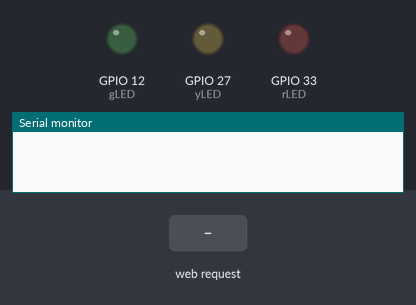
The sketch below on a simulated ESP32. Shown: output pins drawn as LEDs (lit = HIGH), the last lines printed to the serial monitor. Dashed ring = blinking. Inputs (shaded band) come from the test bench. WiFi joins after 1.5 s; servers stay silent unless stated; the local clock reads 2024-03-15 10:24:30 at power-on unless the sketch sets it; storage starts empty.

Above: at 0.0 s.
At 3.31 s:
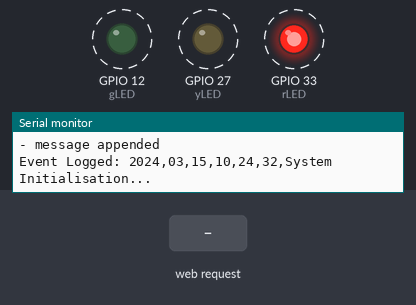
3.9 s: HTTP request GET / received
6.9 s: HTTP request GET /dashboard received
9.9 s: HTTP request GET /logOutput received
Timing chart, 0 to 18.9 s (numbered marks = the images above; inputs shaded):
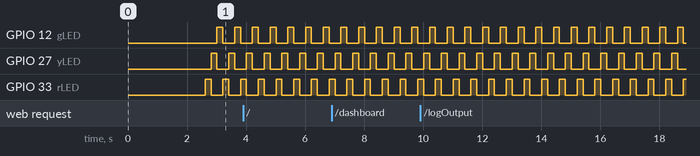

The sketch:

Traffic_Lights.ino
```cpp
#define FORMAT_SPIFFS_IF_FAILED true

// Wifi
#include <WiFi.h>
#include <WiFiClient.h>
#include <WebServer.h>
#include <ESPmDNS.h>
#include "SPIFFS.h"
#include <ESPAsyncWebServer.h>
#include "wifiConfig.h"
AsyncWebServer server(80);

// RTC
#include "RTClib.h"

RTC_PCF8523 rtc;

int rLED = 33;
int yLED = 27;
int gLED = 12;

void setup() {
  Serial.begin(9600);
  while (!Serial) {
    delay(10);
  }
  delay(1000);

  // Webserver

  // Connect to WiFi network
  WiFi.begin(ssid, password);
  Serial.println("");

  // Wait for connection
  while (WiFi.status() != WL_CONNECTED) {
    delay(500);
    Serial.print(".");
  }
  Serial.println();
  Serial.print("Connected to ");
  Serial.println(ssid);
  Serial.print("IP address: ");
  Serial.println(WiFi.localIP());

  /*return index page which is stored in serverIndex */

  if (!SPIFFS.begin(FORMAT_SPIFFS_IF_FAILED)) {
    // Follow instructions in README and install
    // https://github.com/me-no-dev/arduino-esp32fs-plugin
    Serial.println("SPIFFS Mount Failed");
    return;
  }

  server.on("/", HTTP_GET, [](AsyncWebServerRequest * request) {
    Serial.println("index");
    request->send(SPIFFS, "/index.html", "text/html");
  });
  server.on("/dashboard", HTTP_GET, [](AsyncWebServerRequest * request) {
    Serial.println("dashboard");
    request->send(SPIFFS, "/dashboard.html", "text/html");
  });
  server.on("/logOutput", HTTP_GET, [](AsyncWebServerRequest * request) {
    Serial.println("output");
    request->send(SPIFFS, "/logEvents.csv", "text/html", true);
  });
  server.begin();

  // RTC
  if (! rtc.begin()) {
    Serial.println("Couldn't find RTC");
    Serial.flush();
    abort();
  }

  // The following line can be uncommented if the time needs to be reset.
  //  rtc.adjust(DateTime(F(__DATE__), F(__TIME__)));

  rtc.start();
  logEvent("System Initialisation...");

  // Traffic light LEDs
  pinMode(rLED, OUTPUT);
  pinMode(yLED, OUTPUT);
  pinMode(gLED, OUTPUT);
}


void loop() {
  trafficLights();
}


void logEvent(String dataToLog) {
  /*
     Log entries to a file stored in SPIFFS partition on the ESP32.
  */
  // Get the updated/current time
  DateTime rightNow = rtc.now();
  char csvReadableDate[25];
  sprintf(csvReadableDate, "%02d,%02d,%02d,%02d,%02d,%02d,",  rightNow.year(), rightNow.month(), rightNow.day(), rightNow.hour(), rightNow.minute(), rightNow.second());

  String logTemp = csvReadableDate + dataToLog + "\n"; // Add the data to log onto the end of the date/time

  const char * logEntry = logTemp.c_str(); //convert the logtemp to a char * variable

  //Add the log entry to the end of logevents.csv
  appendFile(SPIFFS, "/logEvents.csv", logEntry);

  // Output the logEvents - FOR DEBUG ONLY. Comment out to avoid spamming the serial monitor.
  //  readFile(SPIFFS, "/logEvents.csv");

  Serial.print("\nEvent Logged: ");
  Serial.println(logEntry);
}


// SPIFFS file functions
void readFile(fs::FS &fs, const char * path) {
  Serial.printf("Reading file: %s\r\n", path);

  File file = fs.open(path);
  if (!file || file.isDirectory()) {
    Serial.println("- failed to open file for reading");
    return;
  }

  Serial.println("- read from file:");
  while (file.available()) {
    Serial.write(file.read());
  }
  file.close();
}

void writeFile(fs::FS &fs, const char * path, const char * message) {
  Serial.printf("Writing file: %s\r\n", path);

  File file = fs.open(path, FILE_WRITE);
  if (!file) {
    Serial.println("- failed to open file for writing");
    return;
  }
  if (file.print(message)) {
    Serial.println("- file written");
  } else {
    Serial.println("- write failed");
  }
  file.close();
}

void appendFile(fs::FS &fs, const char * path, const char * message) {
  Serial.printf("Appending to file: %s\r\n", path);

  File file = fs.open(path, FILE_APPEND);
  if (!file) {
    Serial.println("- failed to open file for appending");
    return;
  }
  if (file.print(message)) {
    Serial.println("- message appended");
  } else {
    Serial.println("- append failed");
  }
  file.close();
}

void renameFile(fs::FS &fs, const char * path1, const char * path2) {
  Serial.printf("Renaming file %s to %s\r\n", path1, path2);
  if (fs.rename(path1, path2)) {
    Serial.println("- file renamed");
  } else {
    Serial.println("- rename failed");
  }
}

void deleteFile(fs::FS &fs, const char * path) {
  Serial.printf("Deleting file: %s\r\n", path);
  if (fs.remove(path)) {
    Serial.println("- file deleted");
  } else {
    Serial.println("- delete failed");
  }
}


void trafficLights() { // Cycle through the colours
  digitalWrite(rLED, HIGH);
  digitalWrite(yLED, LOW);
  digitalWrite(gLED, LOW);
  delay(200);
  digitalWrite(rLED, LOW);
  digitalWrite(yLED, HIGH);
  delay(200);
  digitalWrite(yLED, LOW);
  digitalWrite(gLED, HIGH);
  delay(200);
}
```

wifiConfig.h
```cpp
const char* host = "ISHP";
const char* ssid = "RoboRange";        // Wifi Network Name
const char* password = "Password01";         // Wifi Password
```

Measured:
- by itself, GPIO 12 (gLED), GPIO 27 (yLED), GPIO 33 (rLED): alternates HIGH for 0.20 s and LOW for 0.40 s
